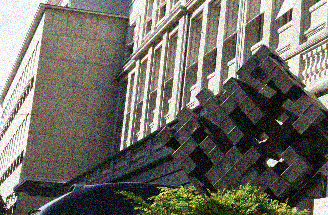
#> input picture CV2023_PA1/input/01_noise25.png, 328 x 215 px; its folder holds 4 pictures in this run
$ python main.py
#> lines starting #> are read from the running program, lines starting #| are printed output that depends on the picture
import cv2
import numpy as np
from tqdm import tqdm
import os

def aggregate_cost_volume(cost_volume):
    height, width, max_disparity = cost_volume.shape
    aggregated_costs = np.zeros_like(cost_volume, dtype=np.float32)

    forward_pass = [(1, 0), (1, 1), (0, 1), (-1, 1)]  # Dy, Dx pairs for forward pass
    backward_pass = [(0, -1), (-1, -1), (-1, 0), (-1, 1)]  # Dy, Dx pairs for backward pass

    # Forward Pass
    for (dy, dx) in forward_pass:
        # Shift the cost volume by (dy, dx) and pad the shifted values
        shifted_costs = np.roll(cost_volume, (dy, dx), axis=(0, 1))
        shifted_costs[:dy, :] = np.inf
        shifted_costs[:, :dx] = np.inf
        aggregated_costs += shifted_costs

    # Backward Pass
    for (dy, dx) in backward_pass:
        # Shift the cost volume by (dy, dx) and pad the shifted values
        shifted_costs = np.roll(cost_volume, (dy, dx), axis=(0, 1))
        shifted_costs[dy:, :] = np.inf
        shifted_costs[:, dx:] = np.inf
        aggregated_costs += shifted_costs

    return np.sum(aggregated_costs, axis=2)  # Sum along axis=3

def warp_image(image, disparity_map):
    # TODO: Implement image warping
    # You can use cv2.warpPerspective or any other method for image warping
    # Make sure to handle borders properly

    # Placeholder code, replace with actual image warping
    warped_image = image  # Placeholder, replace this

    return warped_image

def Birchfield_Tomasi_dissimilarity(left_image, right_image, d):
    height, width = left_image.shape
    max_disparity = d

    left_cost_volume = np.full((height, width, max_disparity), np.inf, dtype=np.float32)
    right_cost_volume = np.full((height, width, max_disparity), np.inf, dtype=np.float32)

    for disparity in range(max_disparity):
        if disparity == 0:
            # Handle disparity 0 separately
            cost = np.abs(left_image - right_image)
            left_cost_volume[:, :, disparity] = cost
            right_cost_volume[:, :, disparity] = cost
        else:
            # Calculate the dissimilarity cost
            cost_left = np.abs(left_image[:, disparity:] - right_image[:, :-disparity])
            cost_right = np.abs(right_image[:, disparity:] - left_image[:, :-disparity])

            left_cost_volume[:, disparity:, disparity] = cost_left
            right_cost_volume[:, :-disparity, disparity] = cost_right

    # Find the disparity with the minimum cost
    left_disparity = np.argmin(left_cost_volume, axis=2)
    right_disparity = np.argmin(right_cost_volume, axis=2)

    return left_cost_volume, right_cost_volume, left_disparity, right_disparity


def semi_global_matching(left_image, right_image, d):
    # Perform Birchfield-Tomasi dissimilarity calculation
    left_cost_volume, right_cost_volume, left_disparity, right_disparity = Birchfield_Tomasi_dissimilarity(left_image, right_image, d)

    # Aggregate cost volume
    cost_volume = np.concatenate((left_cost_volume, right_cost_volume), axis=2)
    aggregated_cost_volume = aggregate_cost_volume(cost_volume)

    # Get the left and right aggregated disparities
    aggregated_disparity = aggregated_cost_volume.argmin(axis=0)

    # TODO: Save cost disparity and Semi-Global Matching disparity

    return aggregated_disparity


if __name__ == "__main__":
    img_list = os.listdir('./input')  # List of images
    ground_truth = None  # Ground truth disparity map

    d = 24  # Maximum disparity

    for i in range(len(img_list) - 1):
        # Perform Semi-Global Matching
        left_img = cv2.imread("./input/" + img_list[i], cv2.IMREAD_GRAYSCALE)
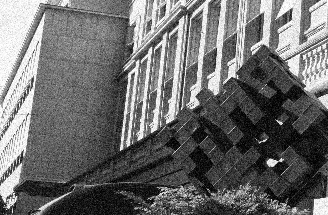
#> left_img: shape (215, 328); min 0, max 255, mean 108.5
        right_img = cv2.imread("./input/" + img_list[i+1], cv2.IMREAD_GRAYSCALE)
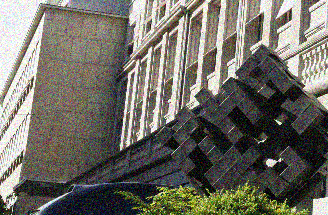
#> input picture CV2023_PA1/input/02_noise25.png, 328 x 215 px
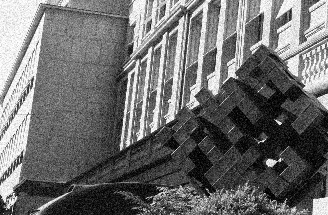
#> right_img: shape (215, 328); min 0, max 255, mean 108.8
        aggregated_disparity = semi_global_matching(left_img, right_img, d)
#> the loop in Birchfield_Tomasi_dissimilarity, `for disparity in range(max_disparity):` made 24 passes
#> pass 1, in Birchfield_Tomasi_dissimilarity, `cost = np.abs(left_image - right_image)`:
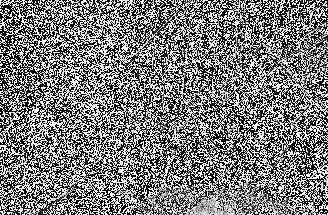
#> cost: shape (215, 328); min 0, max 255, mean 123.7
#> pass 3, in Birchfield_Tomasi_dissimilarity, `cost_left = np.abs(left_image[:, disparity:] - right_image[:, :-dispar..`:
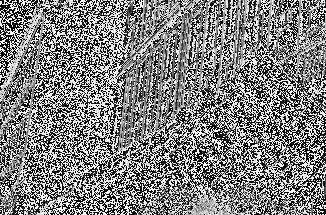
#> cost_left: shape (215, 326); min 0, max 255, mean 128.3
#> in Birchfield_Tomasi_dissimilarity, `left_disparity = np.argmin(left_cost_volume, axis=2)`:
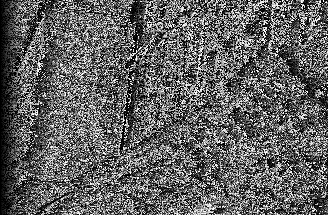
#> left_disparity: shape (215, 328) int64; min 0, max 23, mean 8.9; drawn with min black and max white
#> in Birchfield_Tomasi_dissimilarity, `right_disparity = np.argmin(right_cost_volume, axis=2)`:
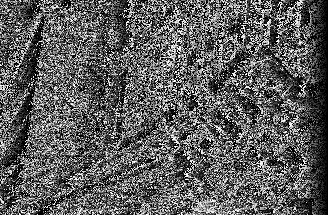
#> right_disparity: shape (215, 328) int64; min 0, max 23, mean 8.5; drawn with min black and max white
#> in aggregate_cost_volume, `return np.sum(aggregated_costs, axis=2)`: returned value: shape (215, 328) float32; every value is NaN or infinite
#> in semi_global_matching, `aggregated_disparity = aggregated_cost_volume.argmin(axis=0)`: aggregated_disparity = 328 values from 0 to 0
#> aggregated_disparity = 328 values from 0 to 0
#> pass 2 of the loop `for i in range(len(img_list) - 1):`:
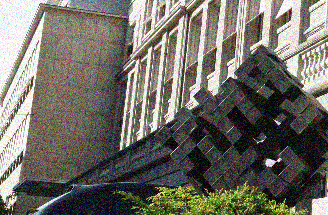
#> input picture CV2023_PA1/input/03_noise25.png, 328 x 215 px
#> in Birchfield_Tomasi_dissimilarity (call 2), `left_disparity = np.argmin(left_cost_volume, axis=2)`:
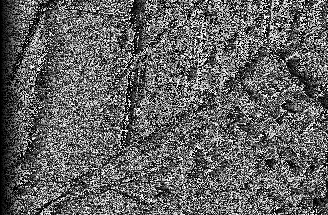
#> left_disparity: shape (215, 328) int64; min 0, max 23, mean 8.9; drawn with min black and max white
#> in Birchfield_Tomasi_dissimilarity (call 2), `right_disparity = np.argmin(right_cost_volume, axis=2)`:
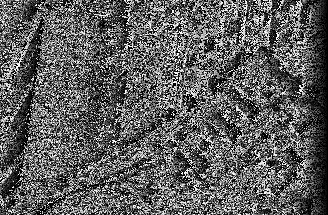
#> right_disparity: shape (215, 328) int64; min 0, max 23, mean 8.6; drawn with min black and max white
#> pass 3 of the loop `for i in range(len(img_list) - 1):`:
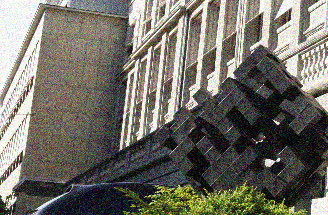
#> input picture CV2023_PA1/input/04_noise25.png, 328 x 215 px
#> in Birchfield_Tomasi_dissimilarity (call 3), `left_disparity = np.argmin(left_cost_volume, axis=2)`:
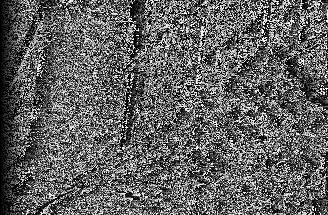
#> left_disparity: shape (215, 328) int64; min 0, max 23, mean 8.9; drawn with min black and max white
#> in Birchfield_Tomasi_dissimilarity (call 3), `right_disparity = np.argmin(right_cost_volume, axis=2)`:
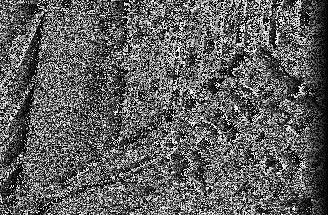
#> right_disparity: shape (215, 328) int64; min 0, max 23, mean 8.5; drawn with min black and max white

    warped_image_list = []  # List to store warped images
    for i, image in enumerate(img_list):
        # Warp image
        warped_image = warp_image(image, aggregated_disparity)
        warped_image_list.append(warped_image)
#> this loop made 4 passes
#> warped_image on passes 1 to 4: '01_noise25.png', '02_noise25.png', '03_noise25.png', '04_noise25.png'
#> after the loop, warped_image_list = ['01_noise25.png', '02_noise25.png', '03_noise25.png', '04_noise25.png']

    boundary_range = d  # Boundary range for cropping
#> (the run stopped early here; a loop or call above may not have finished)
